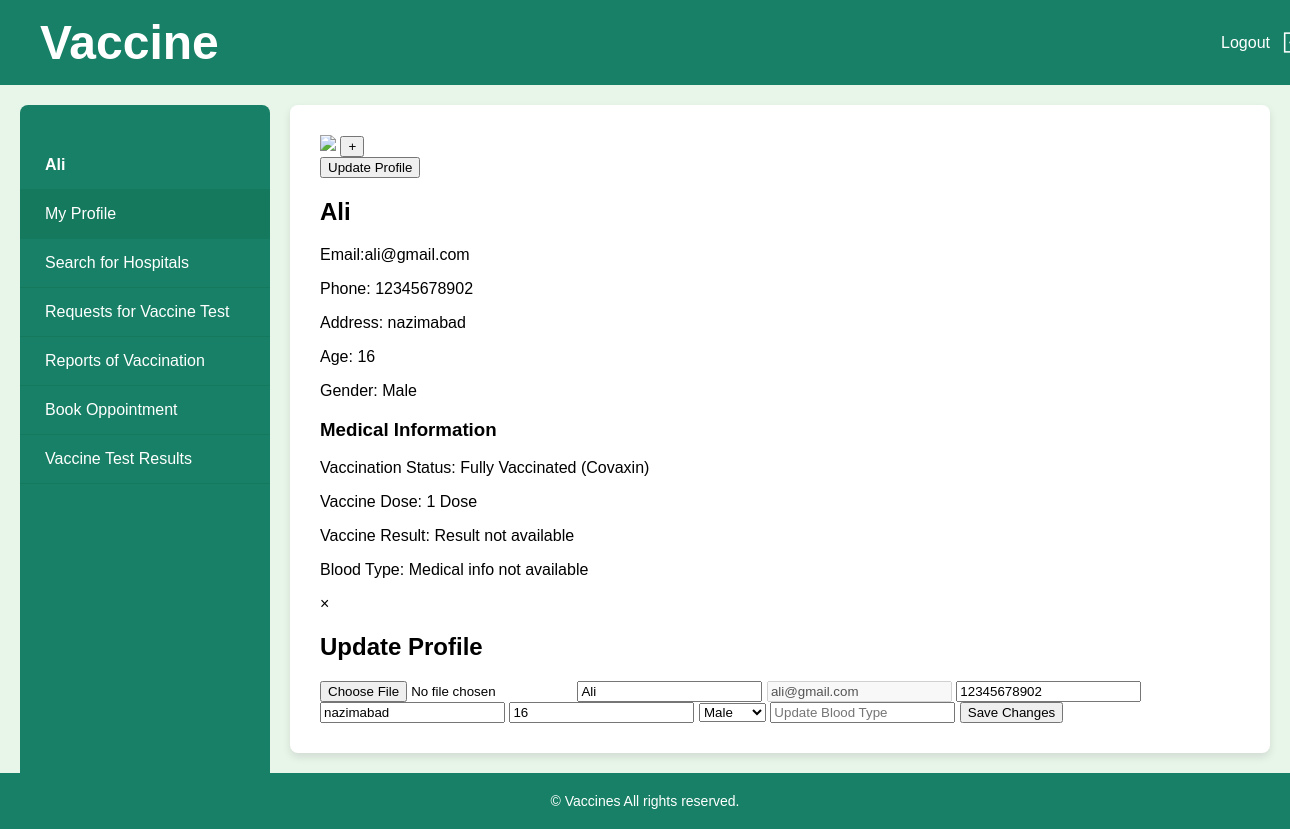
/patient/patient-profile.php (signed in), run on the app's committed database.
### tables this page shows
CREATE TABLE `users` (
  `id` int(11) NOT NULL,
  `name` varchar(255) NOT NULL,
  `email` varchar(255) NOT NULL,
  `pass` varchar(255) NOT NULL,
  `c_pass` varchar(255) NOT NULL,
  `phone` varchar(255) NOT NULL,
  `role` varchar(255) NOT NULL,
  `address` varchar(255) DEFAULT NULL,
  `age` varchar(255) DEFAULT NULL,
  `gender` varchar(255) DEFAULT NULL,
  `blood_type` varchar(255) DEFAULT NULL,
  `profile` varchar(255) DEFAULT NULL,
  `hosp_type` varchar(255) DEFAULT NULL,
  `action` varchar(255) DEFAULT NULL,
  `selected_hosp_id` int(11) DEFAULT NULL
);

CREATE TABLE `update_vaccine` (
  `id` int(11) NOT NULL,
  `vaccine_hosp` varchar(255) NOT NULL,
  `patient_name` varchar(255) NOT NULL,
  `patient_age` int(11) NOT NULL,
  `patient_gender` varchar(255) NOT NULL,
  `patient_no` varchar(255) NOT NULL,
  `patient_blood_type` varchar(255) NOT NULL,
  `vaccine_date` date NOT NULL,
  `vaccine_name` varchar(255) NOT NULL,
  `vaccine_dose` varchar(255) NOT NULL,
  `vaccine_status` varchar(255) NOT NULL,
  `patient_id` int(11) NOT NULL,
  `vaccine_result` varchar(255) DEFAULT NULL
);

### patient/patient-profile.php (the view, shortened to what this page needs)
<?php
  include '../pages/connect.php';
?>
<?php
      $email_upd = $_SESSION['email'];
      $query = "SELECT * FROM users WHERE email = '$email_upd' ";
      $con_query = mysqli_query($conn,$query);
      $upd_res = mysqli_fetch_array($con_query);
?>
<!DOCTYPE html>
<html lang="en">
<head>
     <link rel="stylesheet" href="../style/parent.css">
     </head>
<body>
    <div class="header" style="display: flex; flex-direction: row; justify-content: space-between;">
    <a class="navbar-brand" >
<span id="1">
         <h1> Vaccine  </h1>
            </span>
          </a>
        <span>
            <a href="../pages/logout.php" style="text-decoration: none;">
                <button id="logout">Logout
                    <img src="../assets/icons8-logout-100.png" alt="" width="25px" height="25px">
                </button>
            </a>
        </span>
    </div>
    <div class="container" style="display: flex;">
        <div class="sidebar">
            <ul>
                <li style='pointer-events: none;'><strong><?php echo $_SESSION["name"];?></strong></li>
                <a href="../patient/patient-profile.php"><li class="active">My Profile</li></a>
                <a href="../patient/search-hospitals.php"><li>Search for Hospitals</li></a>
                <a href="../patient/request-for-ct.php"><li>Requests for Vaccine Test</li></a>
                <a href="../patient/vaccination-reports.php"><li>Reports of Vaccination</li></a>
                <a href="../patient/book-oppointments.php"><li>Book Oppointment</li></a>
                <a href="../patient/vaccine-test-result.php"><li>Vaccine Test Results</li></a>
            </ul>
        </div>
        <div class="main-content">
                <div class="profile-container">
                    <div class="profile-header">
                            <div class="profile-image">
                                <?php
                                  if($_SESSION['profile'] !== null){
                                   echo " <img src=' $_SESSION[profile]'>";
                                  }
                                  else{
                                    echo "<img src='../assets/noprf.webp'>";
                                  }
                                ?>
                                <button class="add-image-button" id="updateimageBtn">+</button>
                            </div>
                            <a href="">
                                <button type="submit" class='appointment-btn' id="updateProfileBtn" >Update Profile</button>
                            </a>
                    </div>
                </div>
                <div class="profile-container" >
                    <div class="profile-details">
                        <h2><?php echo $upd_res[1]?></h2>
                        <p><span class="label">Email:</span><?php echo $upd_res[2]?></p>
                        <p><span class="label">Phone:</span> <?php echo $upd_res[5]?></p>
                        <p><span class="label">Address:</span> <?php echo $upd_res[7]?></p>
                        <p><span class="label">Age:</span> <?php echo $upd_res[8]?></p>
                        <p><span class="label">Gender:</span> <?php echo $upd_res[9]?></p>
                    </div>
                </div>
                <div class="profile-container">
                    <?php
                        $patient_id = $_SESSION['id'];
                        $vaccine_query = "SELECT * FROM update_vaccine WHERE patient_id = $patient_id";
                        $vaccine_res = mysqli_query($conn, $vaccine_query);
                    ?>
                    <div class="medical-info">
                        <h3>Medical Information</h3>
                        <?php
                        if($vaccine_res && mysqli_num_rows($vaccine_res)){
                            $vaccine_row = mysqli_fetch_assoc($vaccine_res);
                            $vaccine_status = !is_null($vaccine_row['vaccine_status']) ? $vaccine_row['vaccine_status'] : "Medical info not available";
                            $vaccine_name = !is_null($vaccine_row['vaccine_name']) ? $vaccine_row['vaccine_name'] : "Medical info not available";
                            $vaccine_dose = !is_null($vaccine_row['vaccine_dose']) ? $vaccine_row['vaccine_dose'] : "Medical info not available";
                            $vaccine_result = !is_null($vaccine_row['vaccine_result']) ? $vaccine_row['vaccine_result'] : "Result not available";
                            $blood_type = isset($upd_res[10]) ? $upd_res[10] : "Medical info not available";
                        echo "
                             <p><span class='label'> Vaccination Status:</span> $vaccine_status ($vaccine_name)</p>
                             <p><span class='label'>Vaccine Dose:</span> $vaccine_dose</p>
                             <p><span class='label'>Vaccine Result:</span> $vaccine_result</p>
                             <p><span class='label'>Blood Type:</span> $blood_type</p>
                            ";
                        }
                        ?>
                    </div>
                </div>
                <div id="updateProfileModal" class="modal">
                    <div class="modal-content">
                        <span class="close" id="closeModal">&times;</span>
                        <h2>Update Profile</h2>
                        <form method="post" enctype="multipart/form-data">
                            <input type="file" name="profile" value='<?php echo $upd_res[11]?>'>
                                <input type="text"   name="update_name" value="<?php echo$upd_res[1]?>" placeholder="Update Name" required>
                                <input type="text" disabled  name="update_name" value="<?php echo$upd_res[2]?>" placeholder="Update Name" required>
                                <input type="tel"  name="update_number" value="<?php echo$upd_res[5]?>" placeholder="Update Name" required>
                                <input type="text" name="update_address" value="<?php echo $upd_res[7]?>" placeholder="Update Address" >
                                <input type="number" name="update_age" value="<?php echo $upd_res[8]?>" placeholder="Update Age" >
                            <select name="update_gender" id="">
                                <option hidden value="<?php echo $upd_res[9]?>"><?php echo $upd_res[9]?></option>
                            </select>
                                <input type="text" value="<?php echo $upd_res[10]?>" name="update_blood_type" placeholder="Update Blood Type" >
                                <button type="submit" name="update-profile">Save Changes</button>
                        </form>
                    </div>
                </div>
        </div>
    </div>
    <footer>
        &copy; Vaccines All rights reserved.
    </footer>
</body>
</html>

### style/parent.css (style rules this page uses)
body, html { margin: 0; padding: 0; font-family: 'Poppins', sans-serif; background-color: #e8f5e9; height: 100%; display: flex; flex-direction: column; }
.header { display: flex; justify-content: space-between; align-items: center; background-color: #178066; color: white; padding: 15px 40px; width: 100%; }
#logout { background-color: #178066; color: white; border: none; padding: 12px 25px; border-radius: 5px; cursor: pointer; display: flex; align-items: center; gap: 10px; font-size: 16px; transition: background-color 0.3s ease; }
.container { display: flex; margin: 20px; }
.sidebar { width: 250px; background-color: #178066; color: white; height: 100vh; padding-top: 20px; position: fixed; border-radius: 8px; }
.sidebar ul { list-style: none; padding: 0; }
.sidebar ul a { text-decoration: none; color: white; }
.sidebar ul li { padding: 15px 25px; transition: background-color 0.3s ease; cursor: pointer; border-bottom: 1px solid #157a5d; }
.sidebar ul li:hover, .sidebar ul .active { background-color: #157a5d; }
.main-content { flex: 1; margin-left: 270px; padding: 30px; background-color: white; border-radius: 8px; box-shadow: 0 4px 8px rgba(0, 0, 0, 0.1); overflow: auto; }
footer { background-color: #178066; color: white; text-align: center; padding: 20px 0; font-size: 14px; margin-top: auto; width: 100%; }
.header h1 { color: white; margin: 0; font-size: 3rem; }

### data on the page
users: name "Ali", email "ali@gmail.com", phone "12345678902", address "nazimabad", age "16", gender "Male", update_name "Ali", update_name "ali@gmail.com", update_number "12345678902", update_address "nazimabad", update_age "16", update_gender "Male"
update_vaccine: vaccine_status "Fully Vaccinated", vaccine_name "Covaxin", vaccine_dose "1 Dose", vaccine_result "Result not available"

### other printed values
$_SESSION["name"] "Ali"
$blood_type "Medical info not available"
